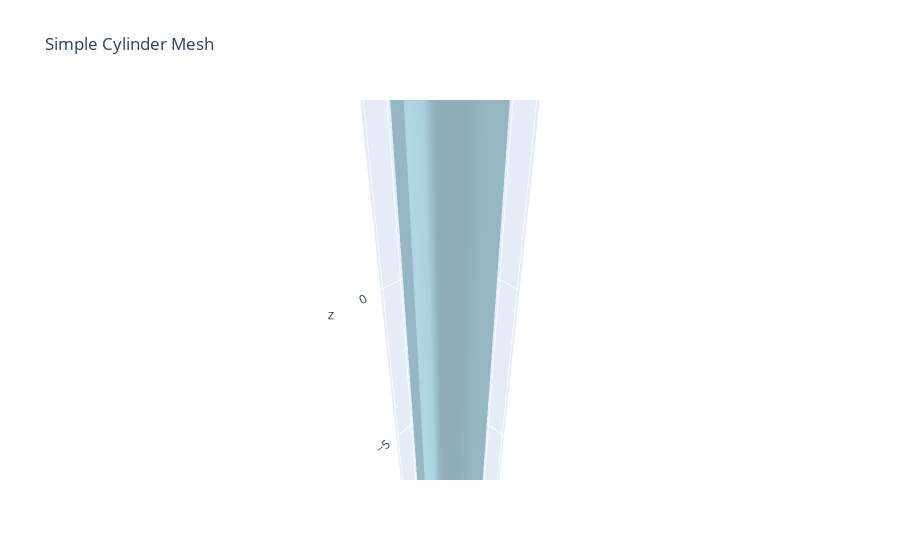

The notebook cell saved with this chart:
### Markdown cell above
## 3D Visualization

### Code cell
# Visualize the cylinder
fig = visualize_mesh_3d(
    cylinder,
    title="Simple Cylinder Mesh",
    color="lightblue"
)
fig.show()

### Figure 1 — Plotly figure (JSON) as saved in the notebook; plotly's stock layout.template omitted (floating-point values rounded to 4 significant figures)
{"data": [{"color": "lightblue", "i": [1, 1, 2, 2, 4, 4, 5, 5, 6, 6, 7, 7, 8, 8, 9, 9, 10, 10, 11, 11, 12, 12, 13, 13, 14, 14, 15, 15, 16, 16, 17, 17, 18, 18, 19, 19, 20, 20, 21, 21, 22, 22, 23, 23, 24, 24, 25, 25, 26, 26, 27, 27, 28, 28, 29, 29, 30, 30, 31, 31, 32, 32, 33, 33], "j": [0, 4, 4, 5, 0, 6, 6, 7, 0, 8, 8, 9, 0, 10, 10, 11, 0, 12, 12, 13, 0, 14, 14, 15, 0, 16, 16, 17, 0, 18, 18, 19, 0, 20, 20, 21, 0, 22, 22, 23, 0, 24, 24, 25, 0, 26, 26, 27, 0, 28, 28, 29, 0, 30, 30, 31, 0, 32, 32, 33, 0, 1, 1, 2], "k": [4, 2, 5, 3, 6, 5, 7, 3, 8, 7, 9, 3, 10, 9, 11, 3, 12, 11, 13, 3, 14, 13, 15, 3, 16, 15, 17, 3, 18, 17, 19, 3, 20, 19, 21, 3, 22, 21, 23, 3, 24, 23, 25, 3, 26, 25, 27, 3, 28, 27, 29, 3, 30, 29, 31, 3, 32, 31, 33, 3, 1, 33, 2, 3], "name": "Mesh", "opacity": 0.8, "type": "mesh3d", "x": [0.0, 1.0, 1.0, 0.0, 0.9239, 0.9239, 0.7071, 0.7071, 0.3827, 0.3827, 6.123e-17, 6.123e-17, -0.3827, -0.3827, -0.7071, -0.7071, -0.9239, -0.9239, -1.0, -1.0, -0.9239, -0.9239, -0.7071, -0.7071, -0.3827, -0.3827, -1.837e-16, -1.837e-16, 0.3827, 0.3827, 0.7071, 0.7071, 0.9239, 0.9239], "y": [0.0, 0.0, 0.0, 0.0, 0.3827, 0.3827, 0.7071, 0.7071, 0.9239, 0.9239, 1.0, 1.0, 0.9239, 0.9239, 0.7071, 0.7071, 0.3827, 0.3827, 1.225e-16, 1.225e-16, -0.3827, -0.3827, -0.7071, -0.7071, -0.9239, -0.9239, -1.0, -1.0, -0.9239, -0.9239, -0.7071, -0.7071, -0.3827, -0.3827], "z": [-10.0, -10.0, 10.0, 10.0, -10.0, 10.0, -10.0, 10.0, -10.0, 10.0, -10.0, 10.0, -10.0, 10.0, -10.0, 10.0, -10.0, 10.0, -10.0, 10.0, -10.0, 10.0, -10.0, 10.0, -10.0, 10.0, -10.0, 10.0, -10.0, 10.0, -10.0, 10.0, -10.0, 10.0]}], "layout": {"scene": {"aspectmode": "data", "xaxis": {"visible": true}, "yaxis": {"visible": true}, "zaxis": {"visible": true}}, "title": {"text": "Simple Cylinder Mesh"}}}
